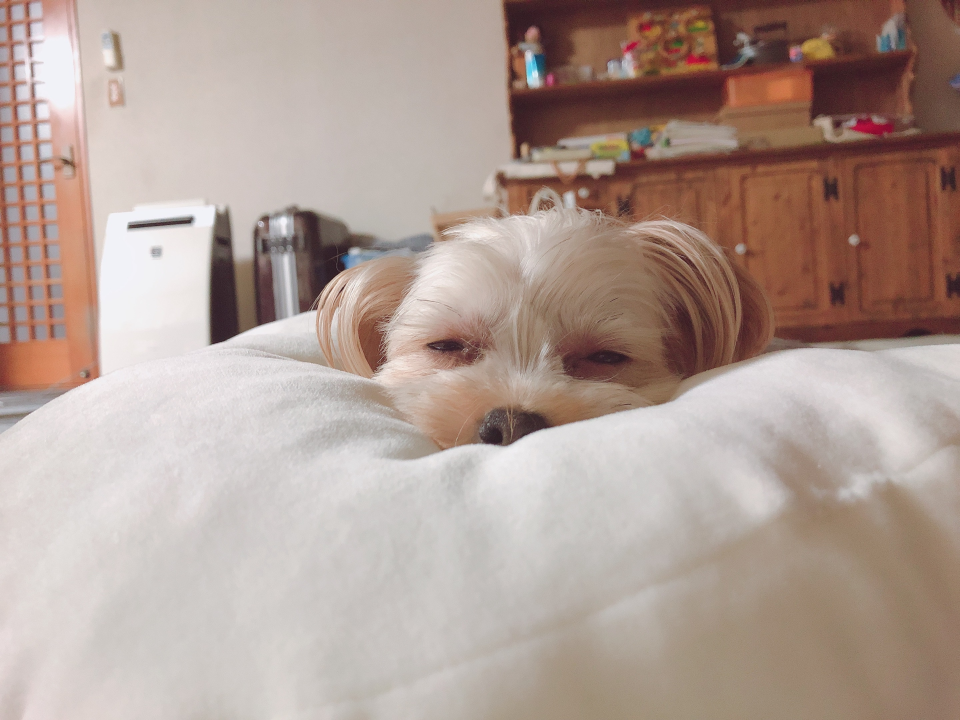
#> input picture img/before/IMG_1765.JPG, 2880 x 2160 px, given in place of test.jpg, which was not available (shown at 1/3 size)
$ python gray_scale.py
#> lines starting #> are read from the running program, lines starting #| are printed output that depends on the picture; after the words box and inside, x2 and y2 are one past the last pixel; in counts of white or black regions, pixels touching at a corner belong together; pictures that were not available may be replaced by others from this repository, and a replacement may not be noted
# gray scale conversion

import cv2
TH = 100    # 二値化の閾値(要調整？)

def gray_scale(in_path = "./modules/gray_scale/test.jpg", gray_path = "./modules/gray_scale/gray.jpg", binary_path = "./modules/gray_scale/binary.jpg"):
#> called with in_path = './modules/gray_scale/test.jpg', gray_path = './modules/gray_scale/gray.jpg', binary_path = './modules/gray_scale/binary.jpg'
    img = cv2.imread(in_path)
#> img is the input picture: shape (2160, 2880, 3); mean B, G, R 149.4, 157.7, 176.5

    # 画像グレースケール化
    img_gray = cv2.cvtColor(img, cv2.COLOR_BGR2GRAY)
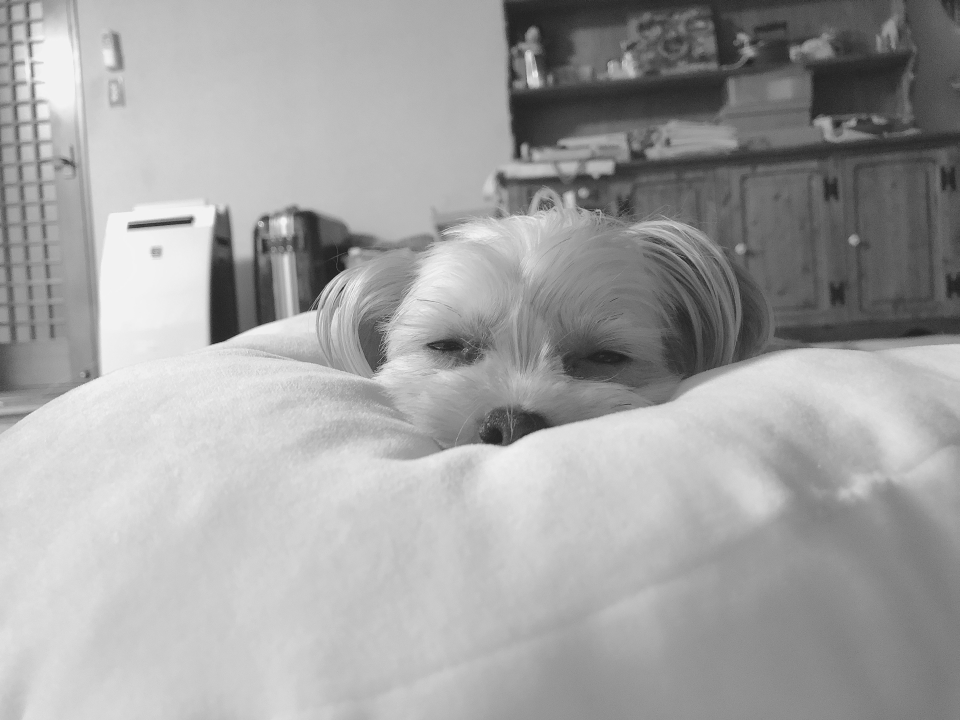
#> img_gray: shape (2160, 2880) (shown at 1/3 size); min 22, max 249, mean 162.4
    # 画像を保存
    cv2.imwrite(gray_path, img_gray)

    # 画像を二値化
    img_binary = cv2.threshold(img_gray, TH, 255, cv2.THRESH_BINARY)[1]
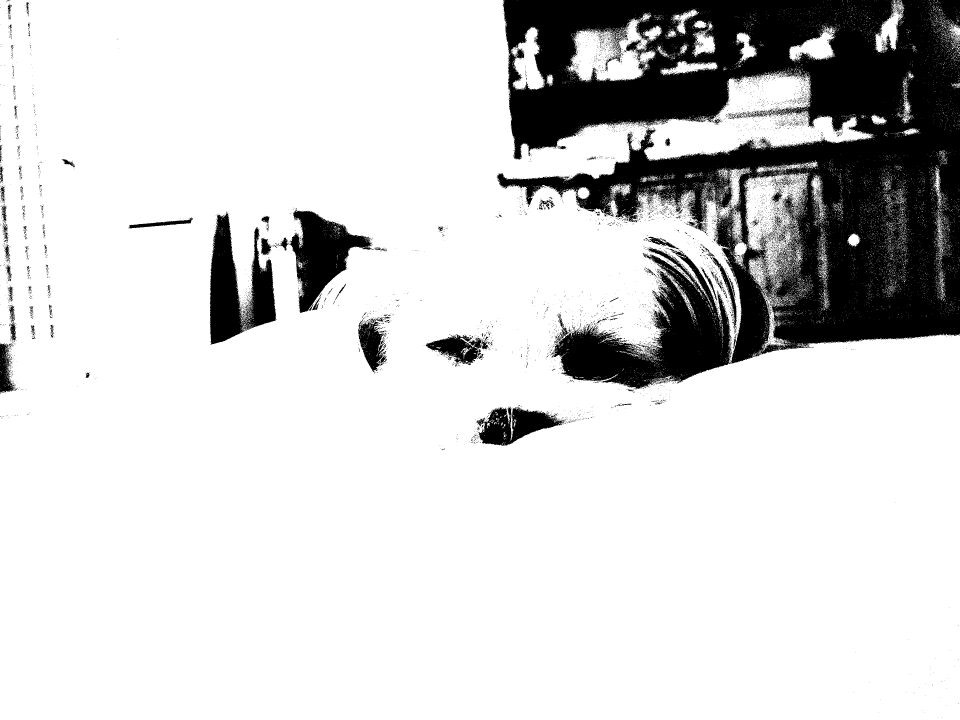
#> img_binary: shape (2160, 2880) (shown at 1/3 size); 82.8% white; 8616 black regions (8418 under 20 px), largest, box (x1, y1, x2, y2) and area: (1490, 0, 2880, 1091) 822146, (1655, 744, 2195, 1167) 94390, (629, 634, 830, 1034) 40521
    # 画像を保存
    cv2.imwrite(binary_path, img_binary)

if __name__ == "__main__":
    gray_scale()
    test = cv2.imread("./modules/gray_scale/frame.jpg")
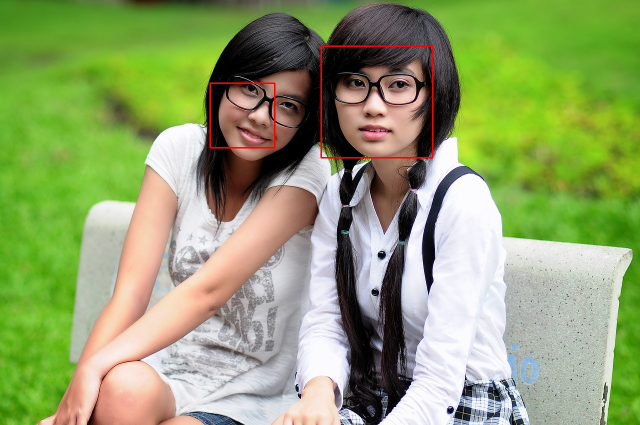
#> input picture modules/face_frame/frame.jpg, 1280 x 850 px, found by its file name (shown at 1/2 size)
#> test is the input picture: shape (850, 1280, 3); mean B, G, R 108.4, 160.5, 144.5
    cv2.imshow("test", test)
    cv2.waitKey(0)
